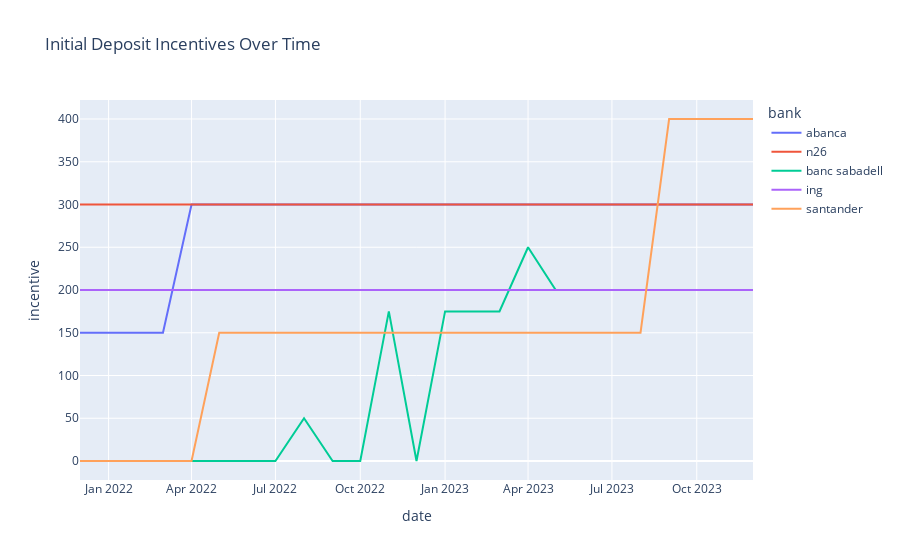

Notebook code cell kept with this figure:
### Code cell
# plot incentives (where incentives are > 0) for all banks over time  with plotly in a stacked line chart
# get only banks who have had a non zero incentive
incentive_banks = data.loc[data['incentive'] != 0, 'bank'].unique()

plot_data = data[data['bank'].isin(incentive_banks)]

fig = px.line(plot_data, x='date', y='incentive', color='bank', title='Initial Deposit Incentives Over Time')
fig.show()

### Figure 1 — Plotly figure (JSON) as saved in the notebook; plotly's stock layout.template omitted (floating-point values rounded to 4 significant figures; data arrays with more than 128 entries replaced by an {"elided": "..."} marker saying what was removed)
{"data": [{"hovertemplate": "bank=abanca<br>date=%{x}<br>incentive=%{y}<extra></extra>", "legendgroup": "abanca", "line": {"color": "#636efa", "dash": "solid"}, "marker": {"symbol": "circle"}, "mode": "lines", "name": "abanca", "orientation": "v", "showlegend": true, "type": "scatter", "x": ["2021-12-01", "2021-12-01", "2021-12-01", "2022-01-01", "2022-01-01", "2022-01-01", "2022-02-01", "2022-02-01", "2022-02-01", "2022-03-01", "2022-03-01", "2022-03-01", "2022-04-01", "2022-04-01", "2022-04-01", "2022-05-01", "2022-05-01", "2022-05-01", "2022-06-01", "2022-06-01", "2022-06-01", "2022-07-01", "2022-07-01", "2022-07-01", "2022-08-01", "2022-08-01", "2022-08-01", "2022-09-01", "2022-09-01", "2022-09-01", "2022-10-01", "2022-10-01", "2022-10-01", "2022-11-01", "2022-11-01", "2022-11-01", "2022-12-01", "2022-12-01", "2022-12-01", "2023-01-01", "2023-01-01", "2023-01-01", "2023-02-01", "2023-02-01", "2023-02-01", "2023-03-01", "2023-03-01", "2023-03-01", "2023-04-01", "2023-04-01", "2023-04-01", "2023-05-01", "2023-05-01", "2023-05-01", "2023-06-01", "2023-06-01", "2023-06-01", "2023-07-01", "2023-07-01", "2023-07-01", "2023-08-01", "2023-08-01", "2023-08-01", "2023-09-01", "2023-09-01", "2023-09-01", "2023-10-01", "2023-10-01", "2023-10-01", "2023-11-01", "2023-11-01", "2023-11-01", "2023-12-01", "2023-12-01", "2023-12-01"], "xaxis": "x", "y": [150, 150, 150, 150, 150, 150, 150, 150, 150, 150, 150, 150, 300, 300, 300, 300, 300, 300, 300, 300, 300, 300, 300, 300, 300, 300, 300, 300, 300, 300, 300, 300, 300, 300, 300, 300, 300, 300, 300, 300, 300, 300, 300, 300, 300, 300, 300, 300, 300, 300, 300, 300, 300, 300, 300, 300, 300, 300, 300, 300, 300, 300, 300, 300, 300, 300, 300, 300, 300, 300, 300, 300, 300, 300, 300], "yaxis": "y"}, {"hovertemplate": "bank=n26<br>date=%{x}<br>incentive=%{y}<extra></extra>", "legendgroup": "n26", "line": {"color": "#EF553B", "dash": "solid"}, "marker": {"symbol": "circle"}, "mode": "lines", "name": "n26", "orientation": "v", "showlegend": true, "type": "scatter", "x": {"elided": "150 str values"}, "xaxis": "x", "y": {"elided": "150 int values"}, "yaxis": "y"}, {"hovertemplate": "bank=banc sabadell<br>date=%{x}<br>incentive=%{y}<extra></extra>", "legendgroup": "banc sabadell", "line": {"color": "#00cc96", "dash": "solid"}, "marker": {"symbol": "circle"}, "mode": "lines", "name": "banc sabadell", "orientation": "v", "showlegend": true, "type": "scatter", "x": ["2021-12-01", "2021-12-01", "2021-12-01", "2021-12-01", "2022-01-01", "2022-01-01", "2022-01-01", "2022-01-01", "2022-02-01", "2022-02-01", "2022-02-01", "2022-02-01", "2022-03-01", "2022-03-01", "2022-03-01", "2022-03-01", "2022-04-01", "2022-04-01", "2022-04-01", "2022-04-01", "2022-05-01", "2022-05-01", "2022-05-01", "2022-05-01", "2022-06-01", "2022-06-01", "2022-06-01", "2022-06-01", "2022-07-01", "2022-07-01", "2022-07-01", "2022-07-01", "2022-08-01", "2022-08-01", "2022-08-01", "2022-08-01", "2022-09-01", "2022-09-01", "2022-09-01", "2022-09-01", "2022-10-01", "2022-10-01", "2022-10-01", "2022-10-01", "2022-11-01", "2022-11-01", "2022-11-01", "2022-11-01", "2022-12-01", "2022-12-01", "2022-12-01", "2022-12-01", "2023-01-01", "2023-01-01", "2023-01-01", "2023-01-01", "2023-02-01", "2023-02-01", "2023-02-01", "2023-02-01", "2023-03-01", "2023-03-01", "2023-03-01", "2023-03-01", "2023-04-01", "2023-04-01", "2023-04-01", "2023-04-01", "2023-05-01", "2023-05-01", "2023-05-01", "2023-05-01", "2023-06-01", "2023-06-01", "2023-06-01", "2023-06-01", "2023-07-01", "2023-07-01", "2023-07-01", "2023-07-01", "2023-08-01", "2023-08-01", "2023-08-01", "2023-08-01", "2023-09-01", "2023-09-01", "2023-09-01", "2023-09-01", "2023-10-01", "2023-10-01", "2023-10-01", "2023-10-01", "2023-11-01", "2023-11-01", "2023-11-01", "2023-11-01", "2023-12-01", "2023-12-01", "2023-12-01", "2023-12-01"], "xaxis": "x", "y": [0, 0, 0, 0, 0, 0, 0, 0, 0, 0, 0, 0, 0, 0, 0, 0, 0, 0, 0, 0, 0, 0, 0, 0, 0, 0, 0, 0, 0, 0, 0, 0, 50, 50, 50, 50, 0, 0, 0, 0, 0, 0, 0, 0, 175, 175, 175, 175, 0, 0, 0, 0, 175, 175, 175, 175, 175, 175, 175, 175, 175, 175, 175, 175, 250, 250, 250, 250, 200, 200, 200, 200, 200, 200, 200, 200, 200, 200, 200, 200, 200, 200, 200, 200, 200, 200, 200, 200, 200, 200, 200, 200, 200, 200, 200, 200, 200, 200, 200, 200], "yaxis": "y"}, {"hovertemplate": "bank=ing<br>date=%{x}<br>incentive=%{y}<extra></extra>", "legendgroup": "ing", "line": {"color": "#ab63fa", "dash": "solid"}, "marker": {"symbol": "circle"}, "mode": "lines", "name": "ing", "orientation": "v", "showlegend": true, "type": "scatter", "x": {"elided": "200 str values"}, "xaxis": "x", "y": {"elided": "200 int values"}, "yaxis": "y"}, {"hovertemplate": "bank=santander<br>date=%{x}<br>incentive=%{y}<extra></extra>", "legendgroup": "santander", "line": {"color": "#FFA15A", "dash": "solid"}, "marker": {"symbol": "circle"}, "mode": "lines", "name": "santander", "orientation": "v", "showlegend": true, "type": "scatter", "x": ["2021-12-01", "2021-12-01", "2022-01-01", "2022-01-01", "2022-02-01", "2022-02-01", "2022-03-01", "2022-03-01", "2022-04-01", "2022-04-01", "2022-05-01", "2022-05-01", "2022-06-01", "2022-06-01", "2022-07-01", "2022-07-01", "2022-08-01", "2022-08-01", "2022-09-01", "2022-09-01", "2022-10-01", "2022-10-01", "2022-11-01", "2022-11-01", "2022-12-01", "2022-12-01", "2023-01-01", "2023-01-01", "2023-02-01", "2023-02-01", "2023-03-01", "2023-03-01", "2023-04-01", "2023-04-01", "2023-05-01", "2023-05-01", "2023-06-01", "2023-06-01", "2023-07-01", "2023-07-01", "2023-08-01", "2023-08-01", "2023-09-01", "2023-09-01", "2023-10-01", "2023-10-01", "2023-11-01", "2023-11-01", "2023-12-01", "2023-12-01"], "xaxis": "x", "y": [0, 0, 0, 0, 0, 0, 0, 0, 0, 0, 150, 150, 150, 150, 150, 150, 150, 150, 150, 150, 150, 150, 150, 150, 150, 150, 150, 150, 150, 150, 150, 150, 150, 150, 150, 150, 150, 150, 150, 150, 150, 150, 400, 400, 400, 400, 400, 400, 400, 400], "yaxis": "y"}], "layout": {"legend": {"title": {"text": "bank"}, "tracegroupgap": 0}, "title": {"text": "Initial Deposit Incentives Over Time"}, "xaxis": {"anchor": "y", "domain": [0, 1], "title": {"text": "date"}}, "yaxis": {"anchor": "x", "domain": [0, 1], "title": {"text": "incentive"}}}}
